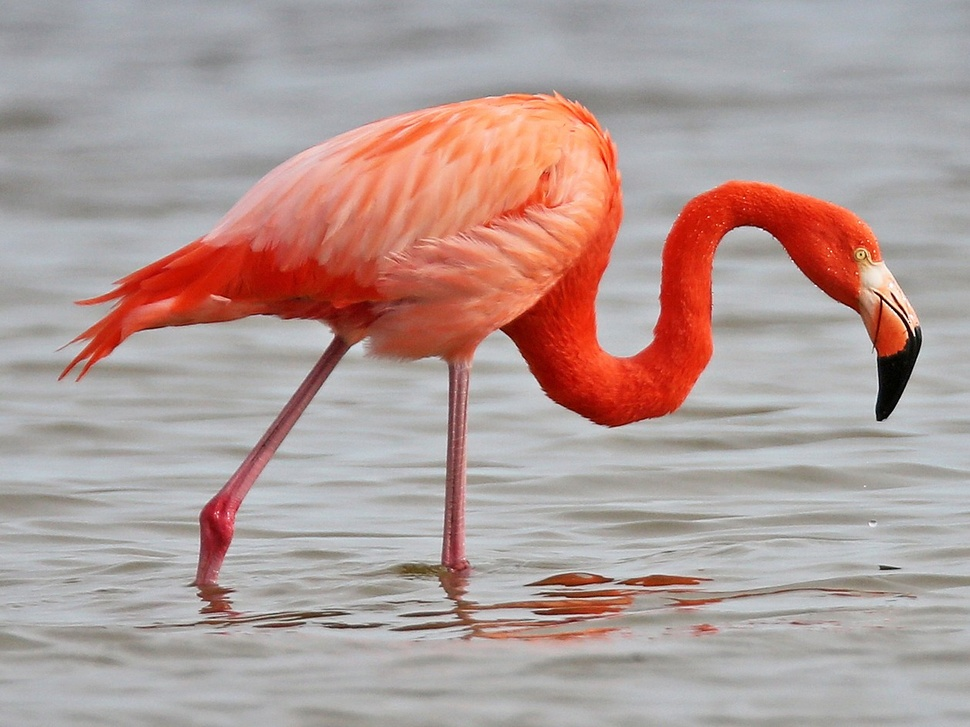
#> input picture ImageProcessingAndComputerVision/week2/flamigo.jpg, 970 x 727 px, shrunk from 1259 x 944 before the run
$ jupyter execute worksheet5.ipynb
#> lines starting #> are read from the running program, lines starting #| are printed output that depends on the picture
[cell 1]
import numpy as np
import matplotlib.pyplot as plt
import matplotlib.image as plt_im
import cv2
import cv2 as cv

[cell 2]
flamigo_bgr = cv2.imread('flamigo.jpg')
#> flamigo_bgr is the input picture: shape (727, 970, 3); mean B, G, R 151.6, 155.3, 177
flamigo_rgb = cv2.cvtColor(flamigo_bgr, cv2.COLOR_BGR2RGB)
flamigo_gray1 = cv2.cvtColor(flamigo_bgr, cv2.COLOR_BGR2GRAY)
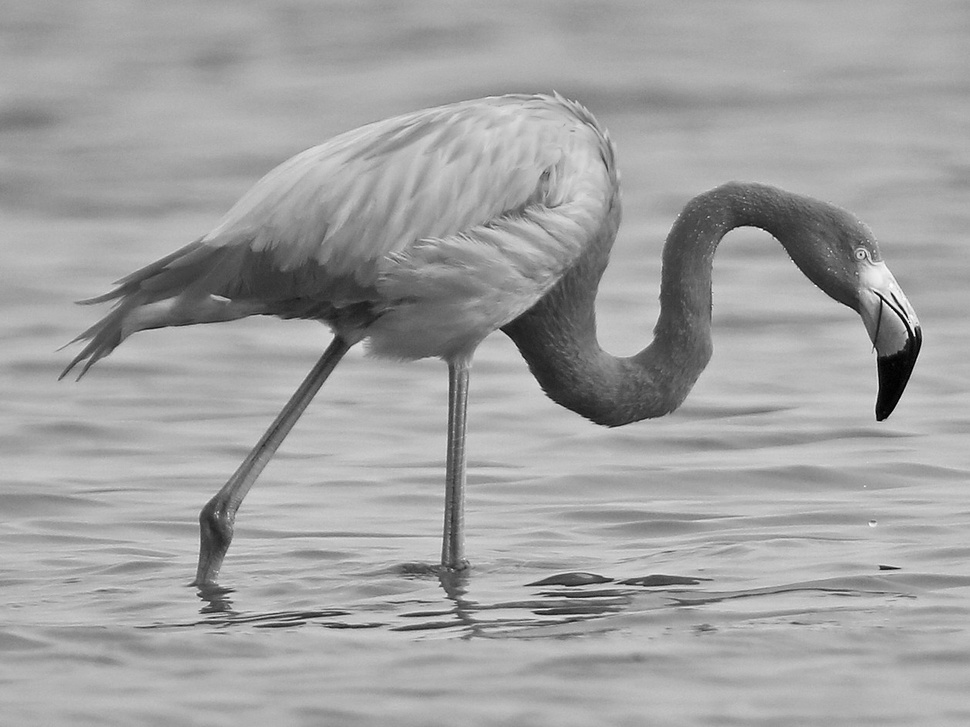
#> flamigo_gray1: shape (727, 970); min 0, max 253, mean 161.4

hsv = cv2.cvtColor(flamigo_bgr, cv2.COLOR_BGR2HSV)
#> hsv: shape (727, 970, 3); mean H, S, V 64.2, 42.5, 180
h, s, v = cv2.split(hsv)
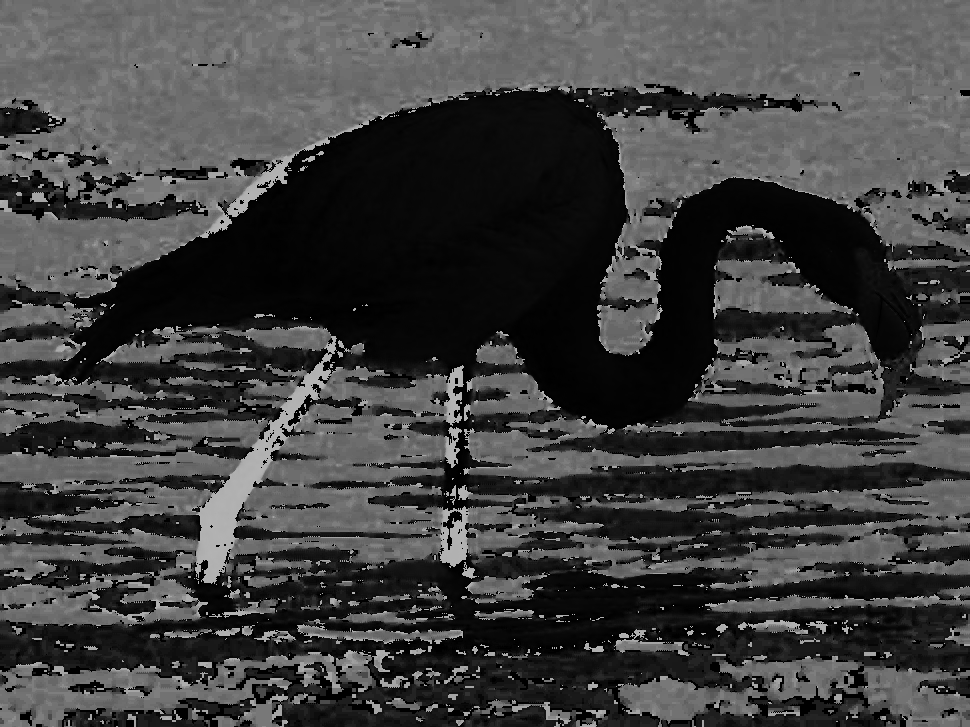
#> h: shape (727, 970); min 0, max 179, mean 64.2
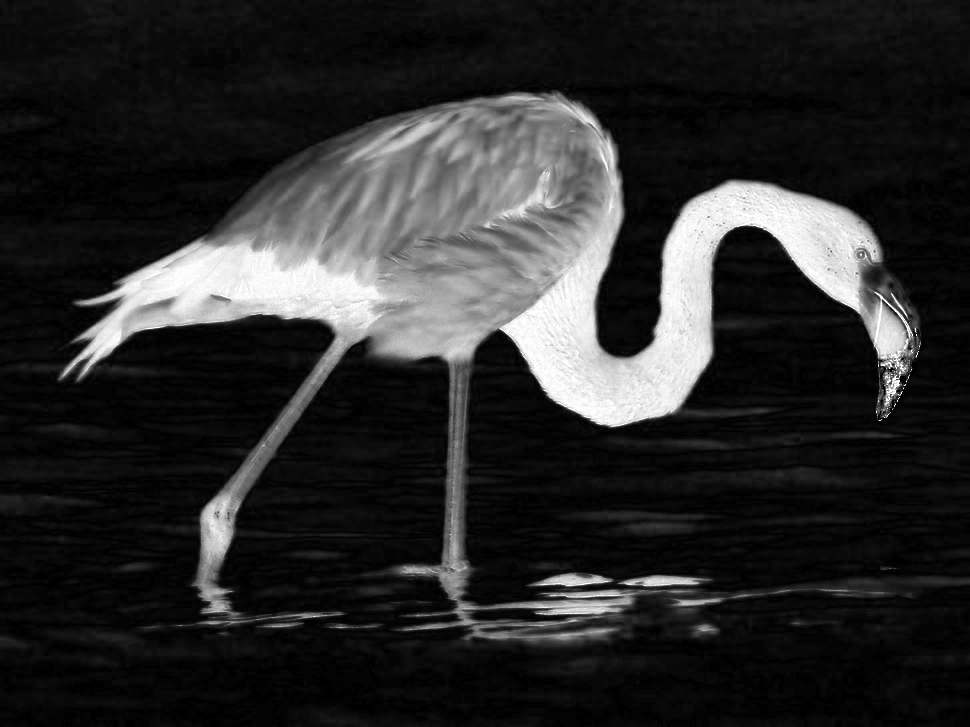
#> s: shape (727, 970); min 0, max 255, mean 42.5
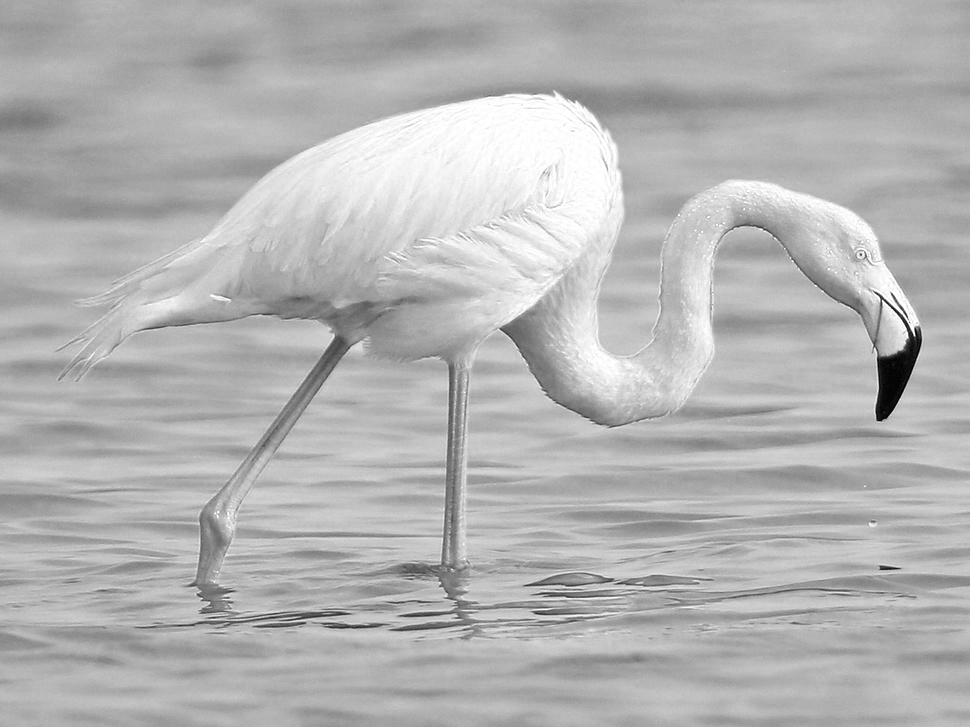
#> v: shape (727, 970); min 0, max 255, mean 180

s[:] = 0
#> s: shape (727, 970); every value is 0

final_hsv = cv2.merge((h,s,v))
#> final_hsv: shape (727, 970, 3); mean H, S, V 64.2, 0, 180
flamigo_gray2 = cv2.cvtColor(final_hsv, cv2.COLOR_HSV2BGR)


r, g, b = cv2.split(flamigo_bgr)
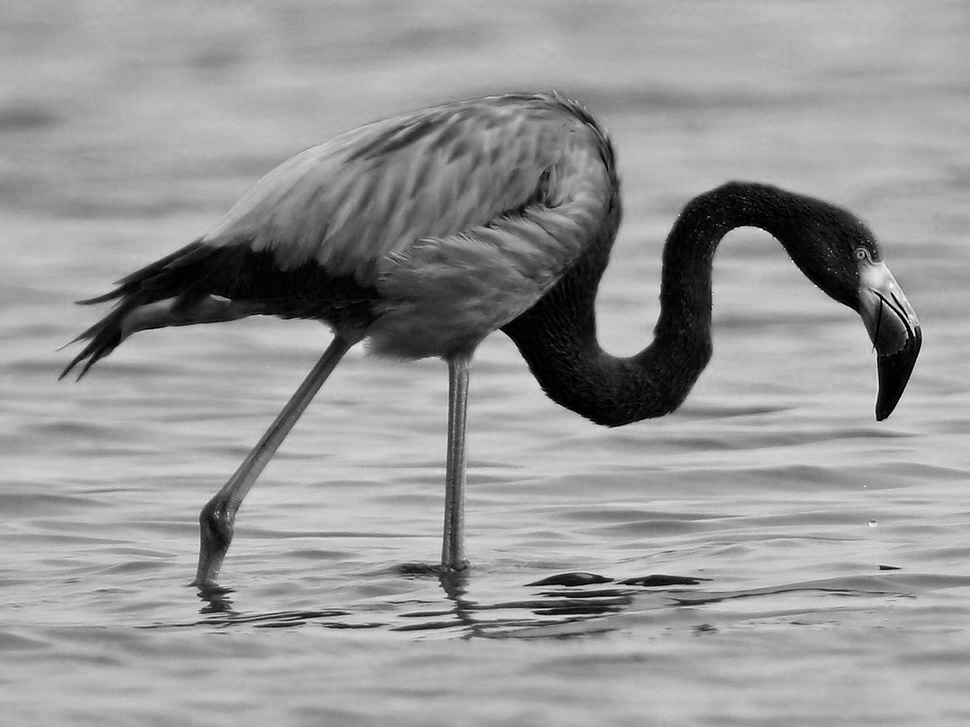
#> r: shape (727, 970); min 0, max 254, mean 151.6
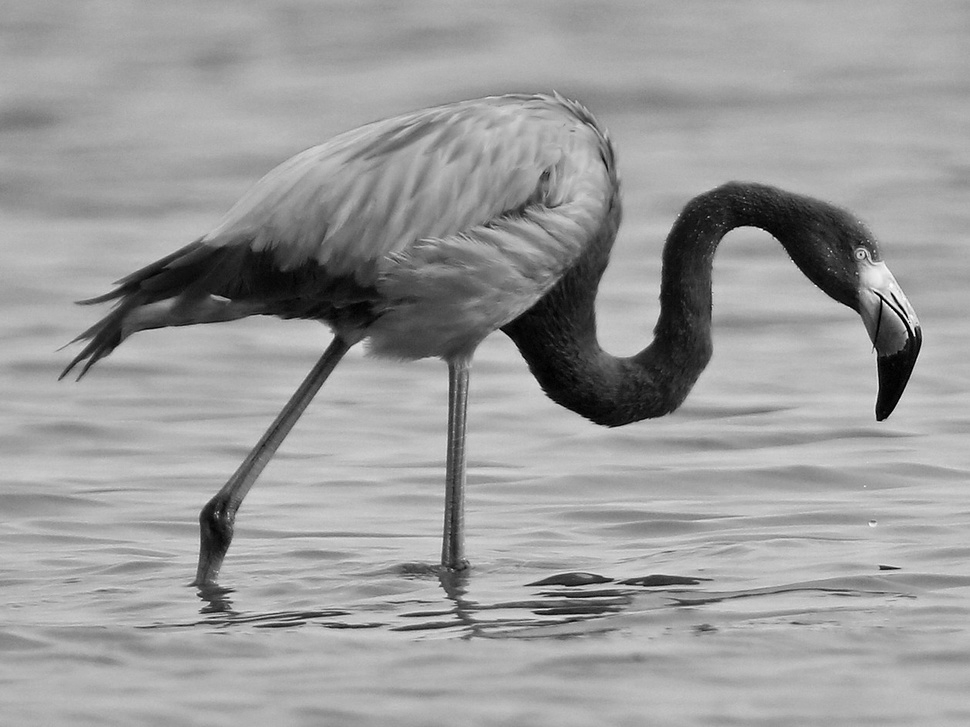
#> g: shape (727, 970); min 0, max 253, mean 155.3

GS_value = 0.298936 * r + 0.587043*g + 0.114021*b


plt.title("BGR image")
plt.imshow(flamigo_bgr)
plt.show()
plt.title("RGB image")
plt.imshow(flamigo_rgb)
plt.show()
plt.title("grayscale1 image // converting BGR to GRAY")
plt.imshow(flamigo_gray1, cmap='gray', vmin=0, vmax=255)
plt.show()
plt.title("grayscale2 image // converting to HSV and setting S layer to 0")
plt.imshow(flamigo_gray2, cmap='gray', vmin=0, vmax=255)
plt.show()
plt.title("grayscale3 image // Using the given formula for each pixel")
plt.imshow(GS_value, cmap='gray', vmin=0, vmax=255)
plt.show()
